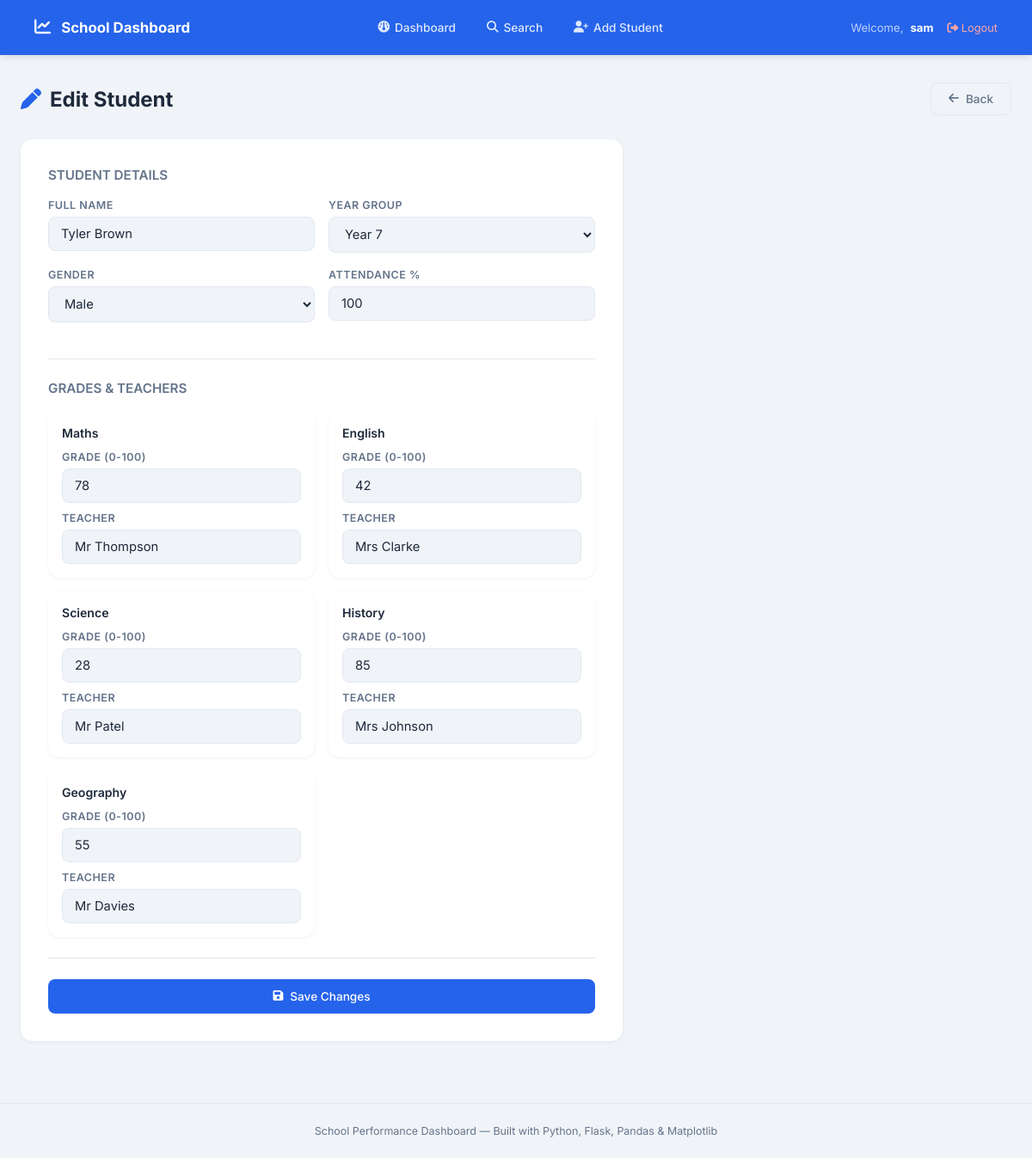
Page /edit_student/3 (signed in) on the committed database.
### tables this page shows
CREATE TABLE students (
            id INTEGER PRIMARY KEY AUTOINCREMENT,
            name TEXT NOT NULL,
            year_group INTEGER NOT NULL,
            gender TEXT NOT NULL
        );

CREATE TABLE grades (
            id INTEGER PRIMARY KEY AUTOINCREMENT,
            student_id INTEGER NOT NULL,
            subject TEXT NOT NULL,
            grade INTEGER NOT NULL,
            attendance INTEGER NOT NULL,
            pass_fail TEXT NOT NULL,
            teacher TEXT NOT NULL,
            FOREIGN KEY (student_id) REFERENCES students(id)
        );

### main.py (the view, shortened to what this page needs)
@app.route('/edit_student/<int:student_id>', methods=['GET', 'POST'])
@login_required
def edit_student(student_id):
    conn = get_db()
    student = conn.execute("SELECT * FROM students WHERE id = ?", (student_id,)).fetchone()
    grades = conn.execute("SELECT * FROM grades WHERE student_id = ?", (student_id,)).fetchall()
    conn.close()
    return render_template('edit_student.html', student=student, grades=grades)

### main.py (called while the page is built)
def get_db():
    conn = sqlite3.connect(DB)
    conn.row_factory = sqlite3.Row
    return conn

def login_required(f):
    from functools import wraps
    @wraps(f)
    def decorated(*args, **kwargs):
        if 'user_id' not in session:
            return redirect(url_for('login'))
        return f(*args, **kwargs)
    return decorated

### templates/edit_student.html (shortened to what this page needs)
{% extends 'base.html' %}
{% block content %}
<div class="main">
    <div class="page-header">
        <div class="page-title"><i class="fa-solid fa-pen"></i> Edit Student</div>
        <a href="{{ url_for('student_profile', student_id=student['id']) }}" class="btn btn-outline">
            <i class="fa-solid fa-arrow-left"></i> Back
        </a>
    </div>
    <div class="form-card">
        <form action="{{ url_for('edit_student', student_id=student['id']) }}" method="POST">
            <h3 style="font-size:0.95rem;font-weight:600;margin-bottom:18px;color:var(--text-mid);">STUDENT DETAILS</h3>
            <div class="form-row">
                <div class="form-group">
                    <label>Full Name</label>
                    <input type="text" name="name" value="{{ student['name'] }}" required>
                </div>
                <div class="form-group">
                    <label>Year Group</label>
                    <select name="year_group" required>
                        {% for y in [7,8,9,10,11] %}
                        <option value="{{ y }}" {% if y == student['year_group'] %}selected{% endif %}>Year {{ y }}</option>
                        {% endfor %}
                    </select>
                </div>
            </div>
            <div class="form-row">
                <div class="form-group">
                    <label>Gender</label>
                    <select name="gender" required>
                        <option value="Male" {% if student['gender'] == 'Male' %}selected{% endif %}>Male</option>
                    </select>
                </div>
                <div class="form-group">
                    <label>Attendance %</label>
                    <input type="number" name="attendance" min="0" max="100" value="{{ grades[0]['attendance'] if grades else 90 }}" required>
                </div>
            </div>
            <hr class="section-divider">
            <h3 style="font-size:0.95rem;font-weight:600;margin-bottom:18px;color:var(--text-mid);">GRADES & TEACHERS</h3>
            <div class="grades-grid">
                {% for g in grades %}
                <div class="card" style="padding:16px;">
                    <div style="font-weight:600;font-size:0.88rem;margin-bottom:12px;">{{ g['subject'] }}</div>
                    <div class="form-group" style="margin-bottom:10px;">
                        <label>Grade (0-100)</label>
                        <input type="number" name="grade_{{ g['subject'] }}" min="0" max="100" value="{{ g['grade'] }}" required>
                    </div>
                    <div class="form-group" style="margin-bottom:0;">
                        <label>Teacher</label>
                        <input type="text" name="teacher_{{ g['subject'] }}" value="{{ g['teacher'] }}">
                    </div>
                </div>
                {% endfor %}
            </div>
            <hr class="section-divider">
            <button type="submit" class="btn btn-primary" style="width:100%;justify-content:center;padding:12px;">
                <i class="fa-solid fa-floppy-disk"></i> Save Changes
            </button>
        </form>
    </div>
</div>
{% endblock %}

### templates/base.html (style rules this page uses)
*, *::before, *::after { box-sizing: border-box; margin: 0; padding: 0; }
:root { --bg: #f0f4f8; --surface: #ffffff; --accent: #2563eb; --accent-light: #dbeafe; --green: #16a34a; --green-light: #dcfce7; --red: #dc2626; --red-light: #fee2e2; --gold: #d97706; --gold-light: #fef3c7; --purple: #7c3aed; --purple-light: #ede9fe; --orange: #ea580c; --orange-light: #ffedd5; --text: #1e293b; --text-mid: #64748b; --border: #e2e8f0; }
body { font-family: 'Inter', sans-serif; background: var(--bg); color: var(--text); min-height: 100vh; }
a { text-decoration: none; color: inherit; }
.main { max-width: 1300px; margin: 0 auto; padding: 32px 24px; }
.btn { display: inline-flex; align-items: center; gap: 8px; padding: 10px 20px; border-radius: 8px; font-size: 0.85rem; font-weight: 500; cursor: pointer; border: none; transition: all 0.2s; font-family: 'Inter', sans-serif; }
.btn-primary { background: var(--accent); color: white; }
.btn-outline { background: transparent; border: 1px solid var(--border); color: var(--text-mid); }
.form-group { margin-bottom: 18px; }
.form-group label { display: block; font-size: 0.78rem; font-weight: 600; text-transform: uppercase; letter-spacing: 0.5px; color: var(--text-mid); margin-bottom: 6px; }
.form-group input, .form-group select, .form-group textarea { width: 100%; padding: 10px 14px; border: 1px solid var(--border); border-radius: 8px; font-family: 'Inter', sans-serif; font-size: 0.92rem; color: var(--text); background: var(--bg); outline: none; transition: border-color 0.2s; }
.page-header { margin-bottom: 28px; display: flex; align-items: center; justify-content: space-between; flex-wrap: wrap; gap: 12px; }
.page-title { font-size: 1.5rem; font-weight: 700; display: flex; align-items: center; gap: 10px; }
.page-title i { color: var(--accent); }
.card { background: var(--surface); border-radius: 14px; padding: 24px; box-shadow: 0 1px 4px rgba(0,0,0,0.06); }

### templates/edit_student.html (style rules this page uses)
.form-card { background: var(--surface); border-radius: 14px; padding: 32px; box-shadow: 0 1px 4px rgba(0,0,0,0.06); max-width: 700px; }
.form-row { display: grid; grid-template-columns: 1fr 1fr; gap: 16px; }
.section-divider { border: none; border-top: 1px solid var(--border); margin: 24px 0; }
.grades-grid { display: grid; grid-template-columns: 1fr 1fr; gap: 16px; }

### rows in the picture
students: name "Tyler Brown", year_group "Year 7", gender "Male"
grades: attendance "100", subject "Maths", grade "78", teacher "Mr Thompson"
grades: subject "English", grade "42", teacher "Mrs Clarke"
grades: subject "Science", grade "28", teacher "Mr Patel"
grades: subject "History", grade "85", teacher "Mrs Johnson"
grades: subject "Geography", grade "55", teacher "Mr Davies"

### other values in the picture
{{ session['user_name'] }} "sam"
